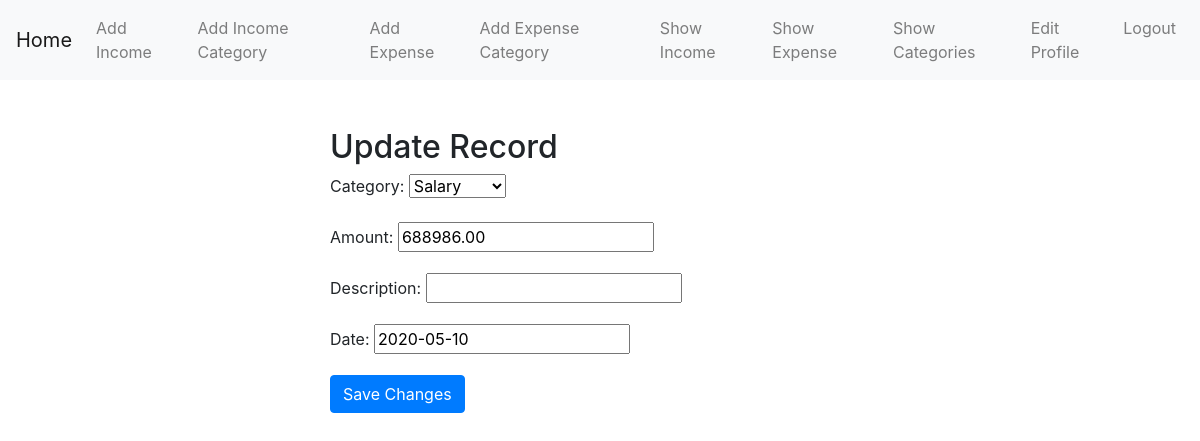
The page /update/irecord/2 (signed in) on the database as committed earlier.
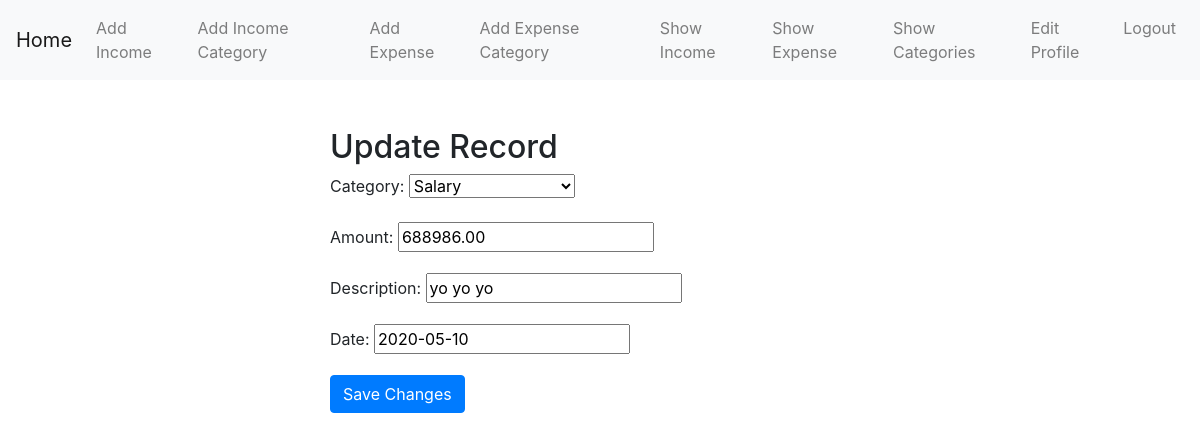
The same page on the database as committed later.
### tracker/models.py (models this page shows, shortened)
class Income(models.Model):
    category = models.ForeignKey(IncomeCategory, on_delete=models.CASCADE)
    amount = models.DecimalField(max_digits=10 , decimal_places=2)
    description = models.CharField(max_length=300 , blank= True)
    date = models.DateField()

### tracker/views.py (the view, shortened to what this page needs)
# urls.py: path("update/irecord/<int:id>", views.updateview, {'database': models.Income, 'formtype':forms.IncomeForm}, name="irecordedit"  ),
@login_required
def updateview(request, id, database, formtype):
    obj = get_object_or_404(database , id=id)
    uform = formtype(instance = obj)
    context = {
        'form' : uform
    }
    return render(request, "update.html", context)

### tracker/forms.py
class IncomeForm(forms.ModelForm):
    class Meta:
        model = Income
        fields = '__all__'
    def __init__(self, *args, **kwargs):
        self.request = kwargs.pop('request', None)
        super(IncomeForm, self).__init__(*args, **kwargs)
        if self.request:
            self.fields['category'].queryset = IncomeCategory.objects.filter(user= self.request.user)

### tracker/models.py (called while the page is built)
    def __str__(self) -> str:
        return self.name

### templates/update.html (shortened to what this page needs)
{% extends 'base.html' %}
{% block content %}
<div class="row justify-content-center">
    <div class="col-md-6">
        <h2>Update Record</h2>
        <form method="post">
            {{ form.as_p }}
            <button type="submit" class="btn btn-primary">Save Changes</button>
        </form>
    </div>
</div>
{% endblock %}

Rows that differ between the two databases and show on the page:
changed Income "Salary": description (not shown) → "yo yo yo"
